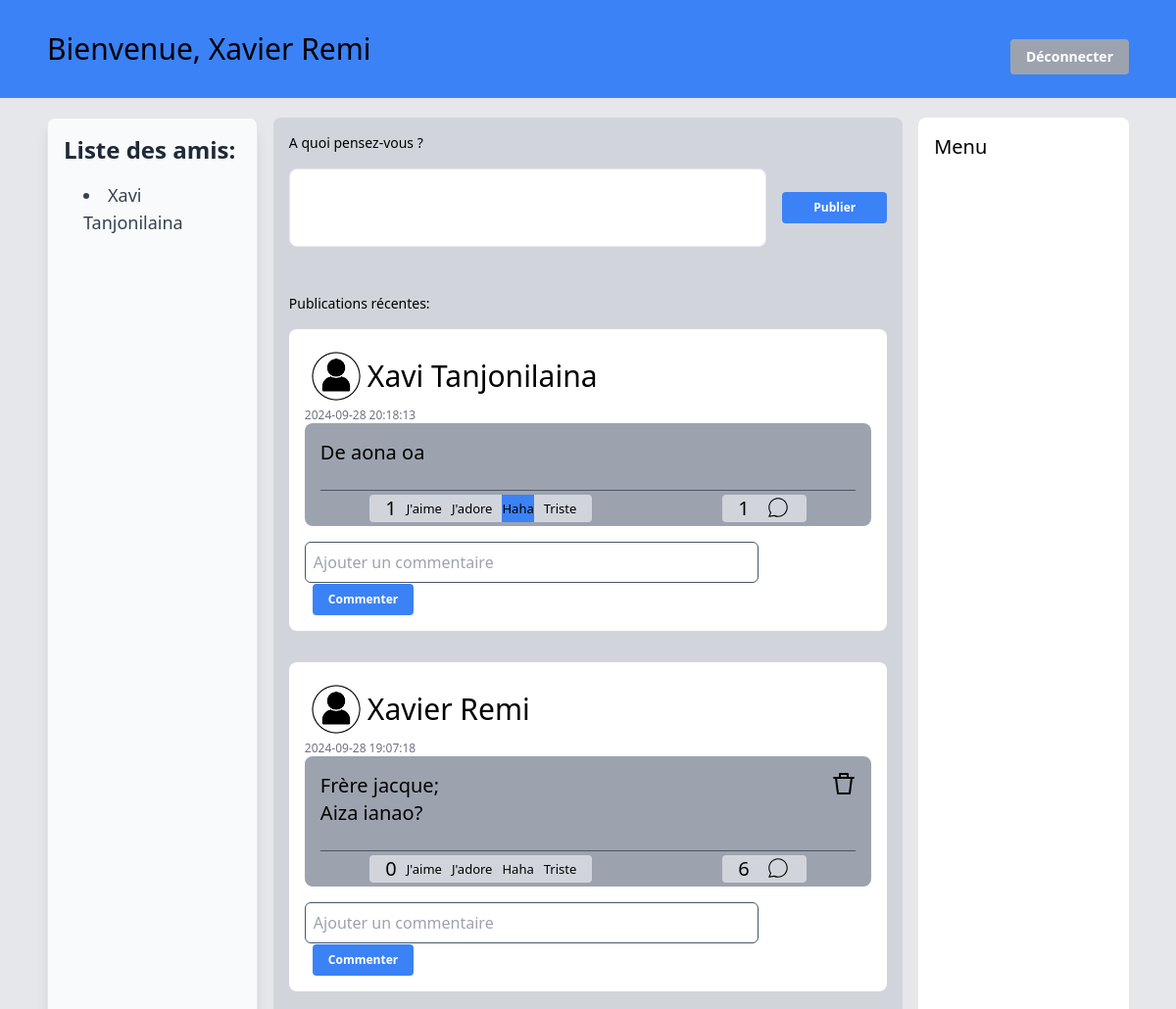
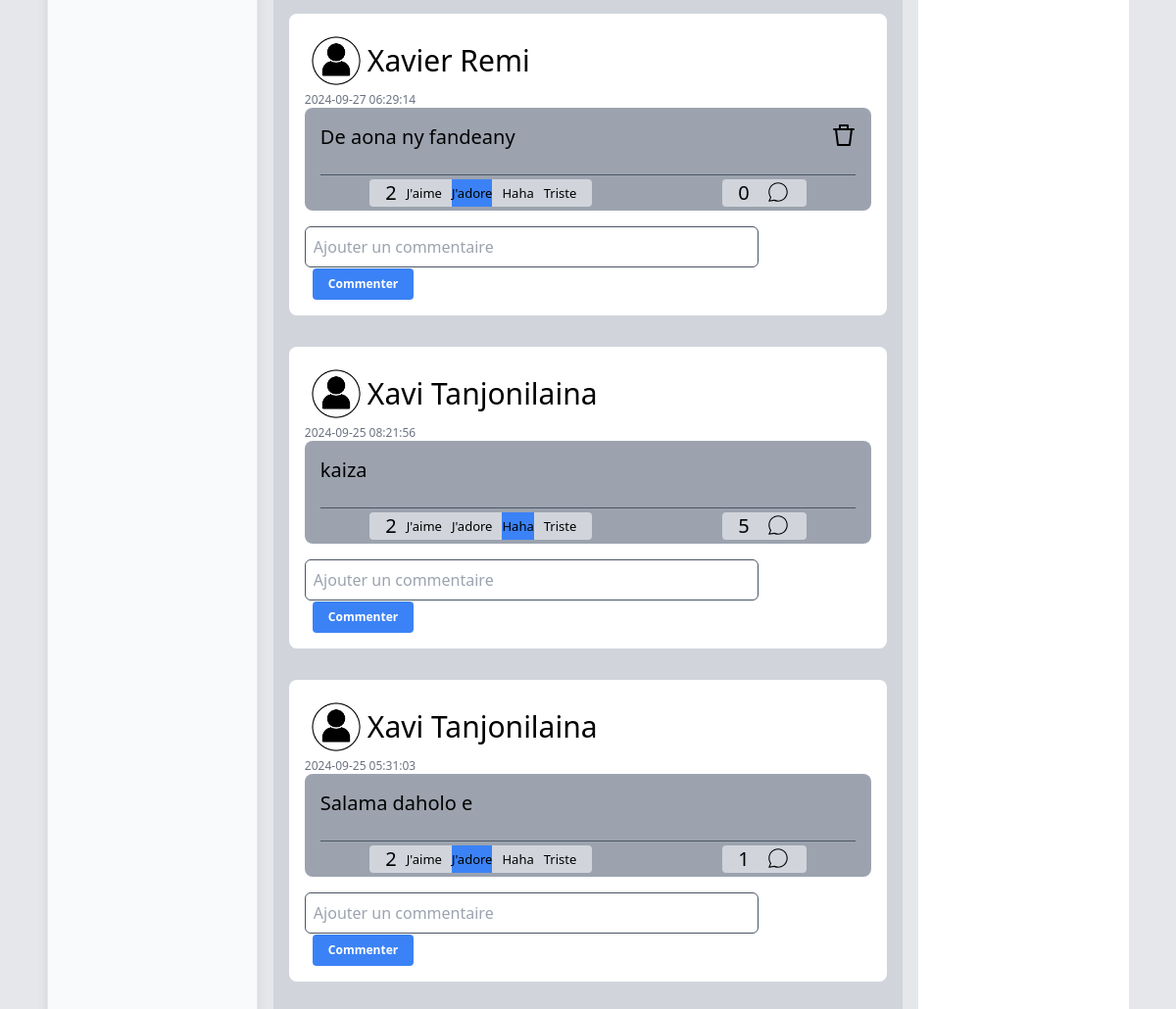
The page /others/home.php (signed in) on the database its author committed (2 pictures, top to bottom).
### tables this page shows
CREATE TABLE `compte` (
  `id` int NOT NULL AUTO_INCREMENT,
  `nom` varchar(100) NOT NULL,
  `prenom` varchar(100) DEFAULT NULL,
  `mail` varchar(50) DEFAULT NULL,
  `mdp` varchar(100) NOT NULL,
  PRIMARY KEY (`id`),
  UNIQUE KEY `mail` (`mail`)
);

CREATE TABLE `publication` (
  `id_publication` int NOT NULL AUTO_INCREMENT,
  `id_compte` int DEFAULT NULL,
  `contenu` text NOT NULL,
  `date_heure` timestamp NULL DEFAULT CURRENT_TIMESTAMP,
  PRIMARY KEY (`id_publication`),
  KEY `id_compte` (`id_compte`),
  CONSTRAINT `publication_ibfk_1` FOREIGN KEY (`id_compte`) REFERENCES `compte` (`id`) ON DELETE CASCADE ON UPDATE CASCADE
);

### others/home.php (the view, shortened to what this page needs)
<?php
require_once '../config/config.php';
$publications = $pdo->query("
    SELECT p.id_publication, p.contenu, p.date_heure, p.id_compte, c.nom, c.prenom,
           IFNULL(COUNT(r.id_reaction), 0) as reactions_count,
           (SELECT COUNT(*) FROM comments WHERE id_publication = p.id_publication) as comments_count
    FROM publication p
    JOIN compte c ON p.id_compte = c.id
    LEFT JOIN reaction_publication r ON p.id_publication = r.id_publication
    GROUP BY p.id_publication
    ORDER BY p.date_heure DESC
");
$users = $pdo->query("SELECT nom, prenom FROM compte");
?>
<!DOCTYPE html>
<html>
<head>
    <link rel="stylesheet" href="../styles/output.css">
</head>
<body class="text-xl ">
    <div id="container" class="h-full">
        <header class="w-full h-[100px] bg-blue-500 flex items-center justify-between px-12 text-3xl fixed overflow-y-hidden">
            <div>Bienvenue, <?php echo $_SESSION['prenom'] . ' ' . $_SESSION['nom']; ?></div>
            <a href="./logout.php" class="mt-4 inline-block bg-gray-400 hover:bg-gray-500 text-white font-bold py-2 px-4 text-sm rounded transition duration-300 ease-in-out transform hover:-translate-y-0.5">
                Déconnecter
            </a>
        </header>
        <main class="w-full flex px-12 bg-gray-200 pt-8  pt-[120px]">
            <div class=" w-1/5 min-h-screen bg-gray-50 border border-gray-200 shadow-lg rounded-lg p-4 ">
                <h2 class="text-2xl font-extrabold text-gray-800 mb-4">Liste des amis:</h2>
                <ul class="list-disc list-inside pl-5 space-y-3">
                    <?php foreach ($users as $user):
                        if ($user['nom'] != $_SESSION['nom']): ?>
                            <li class="text-lg text-gray-700 font-medium">
                                <?php echo htmlspecialchars($user['prenom']) . ' ' . htmlspecialchars($user['nom']); ?>
                            </li>
                    <?php endif;
                    endforeach; ?>
                </ul>
            </div>
            <div class="w-3/5 mx-4 bg-gray-300 rounded-lg p-4 overflow-y-auto overflow-y-scroll">
                <div class="items-center bg-gray-300 w-full">
                    <div class="bg-gray-300 text-sm mb-4">A quoi pensez-vous ?</div>
                    <form method="post" action="" class=" flex items-center w-full mx-auto">
                        <textarea
                            name="contenu"
                            placeholder="Quoi de neuf ?"
                            required
                            class="w-full border rounded-lg  mr-4 focus:outline-none focus:ring-2 focus:ring-blue-500 resize-none h-20">
                        </textarea>
                        <button
                            type="submit"
                            name="publication"
                            class="bg-blue-500 hover:bg-blue-600 text-white font-bold px-8 py-2 rounded text-xs ">
                            Publier
                        </button>
                    </form>
                </div>
                <div class="w-full">
                    <div class="bg-gray-300 text-sm mt-12 mb-4">Publications récentes:</div>
                    <?php
                    foreach ($publications as $publication) {
                        $stmt = $pdo->prepare("SELECT type FROM reaction_publication WHERE id_publication = ? AND id_compte = ?");
                        $stmt->execute([$publication['id_publication'], $_SESSION['id_compte']]);
                        $userReaction = $stmt->fetchColumn();
                    ?>
                        <div class=" mb-8 p-4 bg-white rounded-lg">
                            <div class="text-3xl flex items-center">
                                <img src="../img/personeAnonyme2.png" alt="Image de l'Utilisateur" class="h-16 w-16">
                                <?php echo htmlspecialchars($publication['prenom'] . ' ' . $publication['nom']); ?>
                            </div>
                            <div class="text-xs text-gray-500"><?php echo htmlspecialchars($publication['date_heure']); ?></div>
                            <div class="bg-gray-400 w-full p-4 pb-0 mb-4 rounded-lg">
                                <div class="flex justify-between">
                                    <div class="mb-6"><?php echo nl2br(htmlspecialchars($publication['contenu'])); ?></div>
                                    <?php if ($publication['id_compte'] == $_SESSION['id_compte']) { ?>
                                        <form method="post" action="./delete_publication.php" class="ml-8">
                                            <button type="submit" onclick="return confirm('Êtes-vous sûr de vouloir supprimer cette publication ?');">
                                                <svg fill="#000000" width="24px" height="24px" viewBox="0 0 24 24" xmlns="http://www.w3.org/2000/svg">
                                                    <path d="M22,5H17V2a1,1,0,0,0-1-1H8A1,1,0,0,0,7,2V5H2A1,1,0,0,0,2,7H3.117L5.008,22.124A1,1,0,0,0,6,23H18a1,1,0,0,0,.992-.876L20.883,7H22a1,1,0,0,0,0-2ZM9,3h6V5H9Zm8.117,18H6.883L5.133,7H18.867Z" />
                                                </svg>
                                            </button>
                                        </form>
                                    <?php } ?>
                                </div>
                                <div class="flex justify-around border-t border-1 border-solid border-gray-600 py-1">
                                    <div class="bg-gray-300 flex w-fit px-4 rounded">
                                        <p id="reaction-count-<?php echo $publication['id_publication']; ?>">
                                            <?php echo $publication['reactions_count']; ?>
                                        </p>
                                        <button
                                            id="jaime-<?php echo $publication['id_publication']; ?>"
                                            <?php if ($userReaction === 'jaime') echo 'class="bg-blue-500"'; ?>
                                            style="margin-left:10px; font-size:13px"
                                            onclick="envoyerReaction('jaime', <?php echo $publication['id_publication']; ?>, <?php echo $_SESSION['id_compte']; ?>)">
                                            J'aime
                                        </button>
                                        <button
                                            id="jadore-<?php echo $publication['id_publication']; ?>"
                                            <?php if ($userReaction === 'jadore') echo 'class="bg-blue-500"'; ?>
                                            style="margin-left:10px; font-size:13px"
                                            onclick="envoyerReaction('jadore', <?php echo $publication['id_publication']; ?>, <?php echo $_SESSION['id_compte']; ?>)">
                                            J'adore
                                        </button>
                                        <button
                                            id="haha-<?php echo $publication['id_publication']; ?>"
                                            <?php if ($userReaction === 'haha') echo 'class="bg-blue-500"'; ?>
                                            style="margin-left:10px; font-size:13px"
                                            onclick="envoyerReaction('haha', <?php echo $publication['id_publication']; ?>, <?php echo $_SESSION['id_compte']; ?>)">
                                            Haha
                                        </button>
                                        <button
                                            id="triste-<?php echo $publication['id_publication']; ?>"
                                            <?php if ($userReaction === 'triste') echo 'class="bg-blue-500"'; ?>
                                            style="margin-left:10px; font-size:13px"
                                            onclick="envoyerReaction('triste', <?php echo $publication['id_publication']; ?>, <?php echo $_SESSION['id_compte']; ?>)">
                                            Triste
                                        </button>
                                    </div>
                                    <div class="bg-gray-300 flex ml-8 px-4 rounded">
                                        <div class="mr-4"><?php echo $publication['comments_count']; ?></div>
                                        <a href="../comment/show_comments.php?id_publication=<?php echo $publication['id_publication']; ?>" class="">
                                        </a>
                                    </div>
                                </div>
                            </div>
                            <form method="post" action="../comment/comment.php" class="w-full">
                                <input name="commentaire" placeholder="Ajouter un commentaire" class="text-base border border-1 border-solid border-gray-600 p-2 rounded-md w-4/5"></input>
                                <button type="submit" class="bg-blue-500 hover:bg-blue-600 text-white text-xs font-bold  px-4 py-2 rounded text-sm ml-2">Commenter</button>
                            </form>
                        </div>
                    <?php } ?>
                </div>
            </div>
            <div class="w-1/5 min-h-screen bg-white rounded-lg p-4">
                Menu
            </div>
        </main>
    </div>
</body>
</html>

### rows shown on the page
compte: prenom "Xavi", nom "Tanjonilaina"
publication: id_compte.nom "Xavi Tanjonilaina", date_heure "2024-09-28 20:18:13", contenu "De aona oa", reactions_count "1", comments_count "1"
publication: id_compte.nom "Xavier Remi", date_heure "2024-09-28 19:07:18", contenu "Frère jacque; Aiza ianao?", reactions_count "0", comments_count "6"
publication: id_compte.nom "Xavier Remi", date_heure "2024-09-27 06:29:14", contenu "De aona ny fandeany", reactions_count "2", comments_count "0"
publication: id_compte.nom "Xavi Tanjonilaina", date_heure "2024-09-25 08:21:56", contenu "kaiza", reactions_count "2", comments_count "5"
publication: id_compte.nom "Xavi Tanjonilaina", date_heure "2024-09-25 05:31:03", contenu "Salama daholo e", reactions_count "2", comments_count "1"

### other values the page prints
$_SESSION['prenom'] "Xavier"
$_SESSION['nom'] "Remi"
